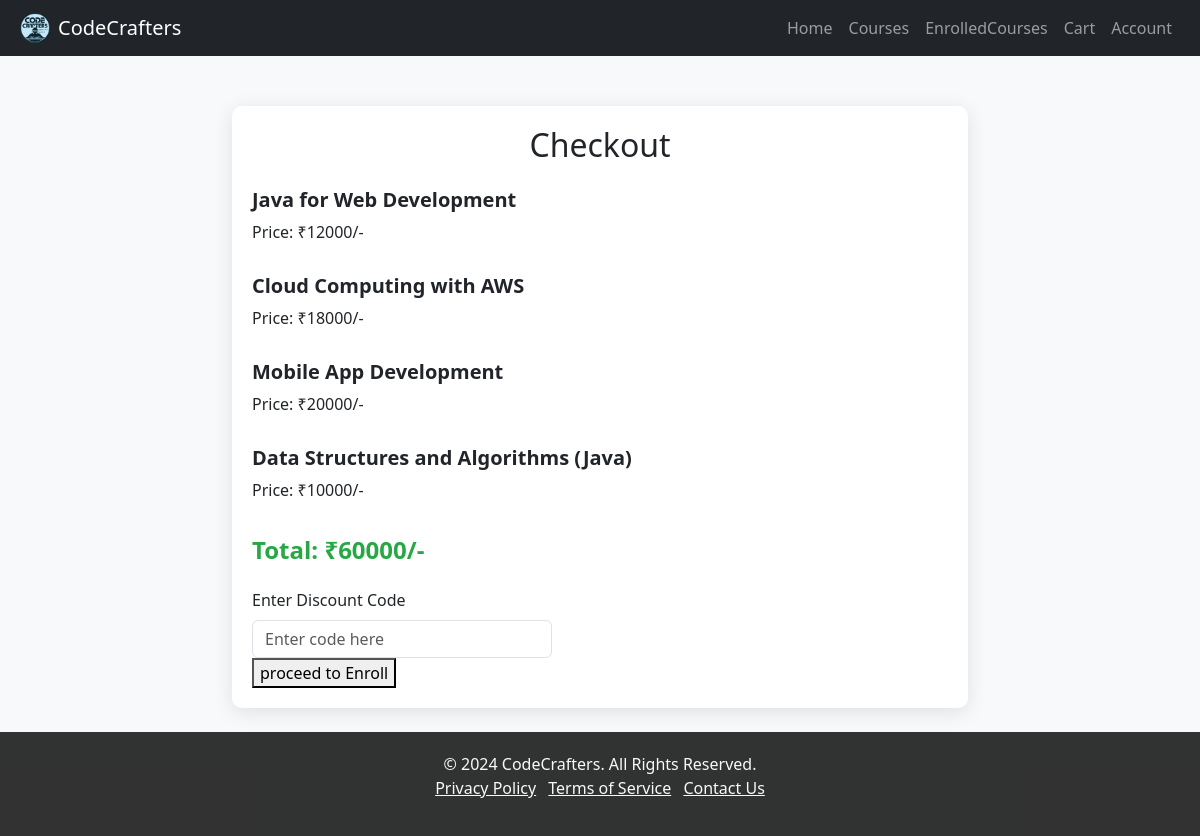
/checkout/ (signed in), run on the app's committed database.
### datauploader/models.py (models this page shows, shortened)
class CoursesCart(models.Model):
    userId = models.ForeignKey(CustomUser,on_delete=models.CASCADE)
    courseId = models.ForeignKey(Courses,on_delete=models.CASCADE)

class Courses(models.Model):
    courseName = models.CharField(max_length=60)
    courseImg = models.ImageField(upload_to='images/')
    courseBy = models.CharField(max_length=60)
    coursePrice = models.IntegerField()
    courseDescription = models.CharField(max_length=400)
    conceptList = models.ManyToManyField(CourseConcepts)

### usersApp/views.py (the view)
# urls.py: path('checkout/', checkoutCartCourses, name='checkoutCart'),
@login_required(login_url='myapp:login')
def checkoutCartCourses(request):
    data = CoursesCart.objects.filter(userId=request.user)
    total = sum(item.courseId.coursePrice for item in data)
    context = {
        'data': data,
        'total': total
    }
    if request.method =='POST':
        for course in data:
            EnroledCourses.objects.create(userId=request.user,courseId=course.courseId)
        data.delete()
        return redirect('usersApp:enrolledcourses')
    return render(request,'usersPage/checkoutPage.html',context=context)

### template/usersPage/checkoutPage.html (shortened to what this page needs)
{% load static %}
<!DOCTYPE html>
<html lang="en">
<head>
    <link href="https://cdn.jsdelivr.net/npm/bootstrap@5.3.0/dist/css/bootstrap.min.css" rel="stylesheet">
</head>
<body>
    {% include 'usersPage/header.html' %}
    <div class="container">
        <div class="row justify-content-center">
            <div class="col-md-8">
                <div class="checkout-container">
                    <h2 class="text-center mb-4">Checkout</h2>
                    {% for course in data %}
                    <div class="course-details">
                        {% if course.courseId %}
                            <h5>{{ course.courseId.courseName }}</h5>
                            <p>Price: ₹{{ course.courseId.coursePrice }}/-</p>
                        {% else %}
                            <h5>{{ course.courseName }}</h5>
                            <p>Price: ₹{{ course.coursePrice }}/-</p>
                        {% endif %}
                    </div>
                    {% endfor %}
                    <div class="total-price">
                        Total: ₹{{ total }}/-
                    </div>
                    <div class="discount-container">
                        <label for="discountCode" class="form-label">Enter Discount Code</label>
                        <input type="text" id="discountCode" class="form-control" placeholder="Enter code here">
                    </div>
                    <form action="" method="post">
                        <button type="submit">proceed to Enroll</button>
                    </form>
                </div>
            </div>
        </div>
    </div>
    {% include 'usersPage/footer.html' %}
</body>
</html>

### template/usersPage/checkoutPage.html (style rules this page uses)
body { background-color: #f8f9fa; }
.checkout-container { margin-top: 50px; background-color: #fff; border-radius: 10px; padding: 20px; box-shadow: 0 4px 20px rgba(0, 0, 0, 0.1); }
.course-details { margin-bottom: 30px; }
.course-details h5 { font-size: 1.25rem; font-weight: bold; }
.course-details p { font-size: 1rem; }
.total-price { font-size: 1.5rem; font-weight: bold; color: #28a745; }
.discount-container { margin-top: 20px; }
.discount-container input { max-width: 300px; }

### data on the page
CoursesCart: courseId.courseName "Java for Web Development", courseId.coursePrice "12000"
CoursesCart: courseId.courseName "Cloud Computing with AWS", courseId.coursePrice "18000"
CoursesCart: courseId.courseName "Mobile App Development", courseId.coursePrice "20000"
CoursesCart: courseId.courseName "Data Structures and Algorithms (Java)", courseId.coursePrice "10000"

### other printed values
{{ total }} "60000"
